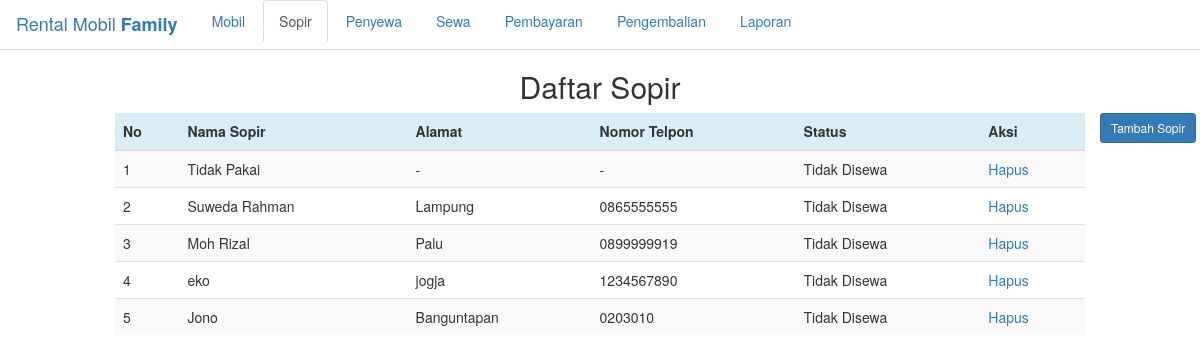
Page /index.php?tab=sopir on the earlier database version.
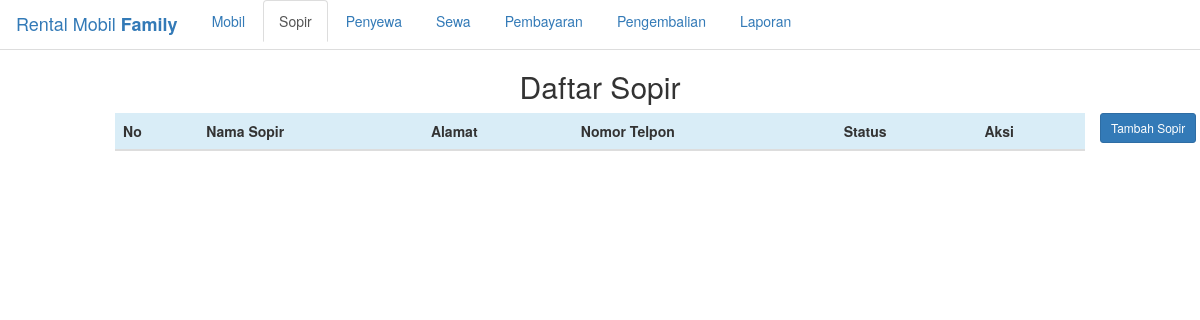
Same page on the later database version.
### tables this page shows
CREATE TABLE `sopir` (
  `id_sopir` int(11) NOT NULL,
  `nama_sopir` varchar(45) DEFAULT NULL,
  `alamat_sopir` varchar(45) DEFAULT NULL,
  `no_tlp_sopir` char(13) NOT NULL,
  `status_sopir` enum('Disewa','Tidak Disewa') NOT NULL DEFAULT 'Tidak Disewa'
);

### index.php (the view, shortened to what this page needs)
<?php
    include_once "database/koneksi.php";
    $tab = "mobil";
    if(isset($_GET["tab"])){
        $tab = $_GET["tab"];
    }
?>
<!DOCTYPE html>
<html lang="en">
<head>
    <link rel="stylesheet" type="text/css" href="asset/css/bootstrap.css">
</head>
<body>
<div role="tabpanel">
        <ul class="nav nav-tabs" role="tablist">
            <li role="presentation">
                <a class="navbar-brand" href="#">Rental Mobil <b>Family</b></a>
            </li>
            <li role="presentation"  <?php if($tab=="mobil") echo "class='active'" ?>>
                <a href="#mobil" aria-controls="mobil" role="tab" data-toggle="tab">Mobil</a>
            </li>
            <li role="presentation" <?php if($tab=="sopir") echo "class='active'" ?>>
                <a href="#sopir" aria-controls="sopir" role="tab" data-toggle="tab">Sopir</a>
            </li>
            <li role="presentation"  <?php if($tab=="penyewa") echo "class='active'" ?>>
                <a href="#penyewa" aria-controls="penyewa" role="tab" data-toggle="tab">Penyewa</a>
            </li>
            <li role="presentation" <?php if($tab=="sewa") echo "class='active'" ?>>
                <a href="#sewaa" aria-controls="a" role="tab" data-toggle="tab">Sewa</a>
            </li>
            <li role="presentation"  <?php if($tab=="bayar") echo "class='active'" ?>>
                <a href="#bayar" aria-controls="bayar" role="tab" data-toggle="tab">Pembayaran</a>
            </li>
            <li role="presentation" <?php if($tab=="kembali") echo "class='active'" ?>>
                <a href="#kembali" aria-controls="kembali" role="tab" data-toggle="tab">Pengembalian</a>
            </li>
            <li role="presentation">
                <a href="laporan.php">Laporan</a>
            </li>
        </ul>
    <div class="tab-content">
        <div role="tabpanel" class="tab-pane <?php if($tab=="sopir") echo "active" ?>" id="sopir">
            <h2 align="center">Daftar Sopir</h2>
              <?php include_once "database/tampilSopir.php";?>
            <button type="button" class="btn btn-primary btn-sm" data-toggle="modal" data-target="#tbhSopir">
                Tambah Sopir
            </button>
        </div>
    </div>
</div>
</body>
</html>

### database/tampilSopir.php
<?php
	$resultSopir = mysqli_query($kon, "select * from sopir")
?>
<div class="col-md-10 col-md-offset-1">
	<table class='table table-striped table-hover'>
    	<thead bgcolor='#d9edf7'>
	    	<tr>
	    		<th>No</th>
	    		<th>Nama Sopir</th>
	    		<th>Alamat</th>
	    		<th>Nomor Telpon</th>
	    		<th>Status</th>
	    		<th>Aksi</th>
	    	</tr>
    	</thead>
    	<tbody bgcolor='#fff'>
<?php
	$no = 1;
	while($rs = $resultSopir->fetch_array(MYSQLI_ASSOC)) {
?>
		<tr>
			<td><?php echo $no?></td>
			<td><?php echo $rs["nama_sopir"]?></td>
			<td><?php echo $rs["alamat_sopir"]?></td>
			<td><?php echo $rs["no_tlp_sopir"]?></td>
			<td><?php echo $rs["status_sopir"]?></td>
			<td><a href="database/hapus.php?tbl=sopir&id=<?php echo $rs['id_sopir']?>" onClick="return hapus('<?php echo $rs["no_tlp_sopir"]?>','<?php echo $rs["nama_sopir"]?>','Sopir')">Hapus</a></td>
		</tr>
<?php
	$no++;
	}
?>
		</tbody>
	</table>
</div>

Differences in the rows shown:
removed sopir: nama_sopir "Tidak Pakai", alamat_sopir "-", no_tlp_sopir "-", status_sopir "Tidak Disewa"
removed sopir: nama_sopir "Suweda Rahman", alamat_sopir "Lampung", no_tlp_sopir "0865555555", status_sopir "Tidak Disewa"
removed sopir: nama_sopir "Moh Rizal", alamat_sopir "Palu", no_tlp_sopir "0899999919", status_sopir "Tidak Disewa"
removed sopir: nama_sopir "eko", alamat_sopir "jogja", no_tlp_sopir "1234567890", status_sopir "Tidak Disewa"
removed sopir: nama_sopir "Jono", alamat_sopir "Banguntapan", no_tlp_sopir "0203010", status_sopir "Tidak Disewa"
